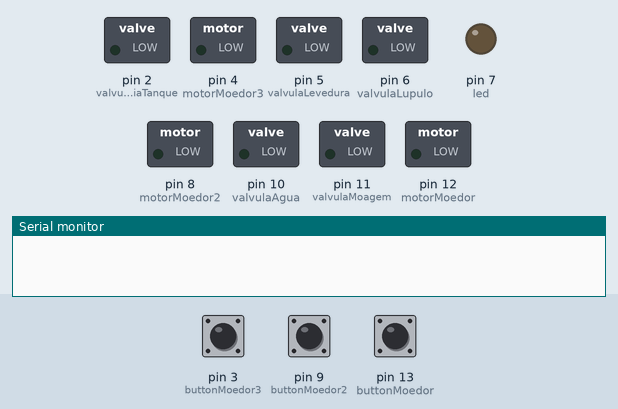
A sketch run on a simulated Arduino Uno, built with avr-gcc and run on an emulated ATmega328P. On the bench: switched loads named in the sketch (green lamp = pin HIGH), output pins drawn as LEDs (lit = HIGH), the last lines printed to the serial monitor. Inputs (shaded band) come from the test bench; at power-on: pin 9 (buttonMoedor2) LOW, pin 3 (buttonMoedor3) LOW, pin 13 (buttonMoedor) LOW. Pins used as bus, display or sensor lines are not drawn.

Above: at 1.2 s.
1.3 s: pin 9 (buttonMoedor2) pulled HIGH for 0.15 s
At 2.06 s:
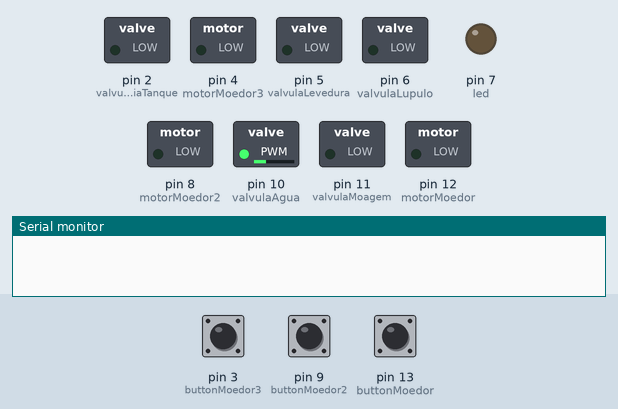
At 4.0 s:
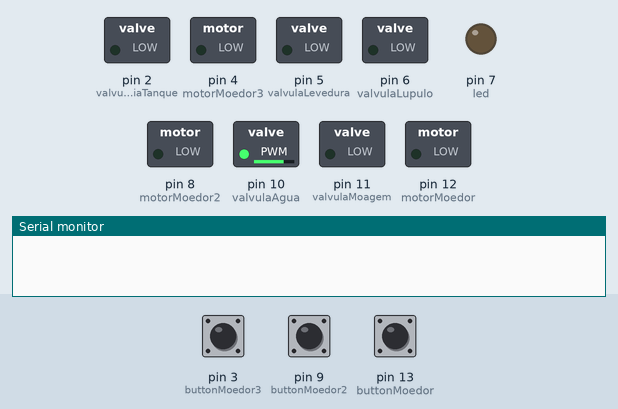
4.3 s: pin 3 (buttonMoedor3) pulled HIGH for 3.2 s
At 10.6 s:
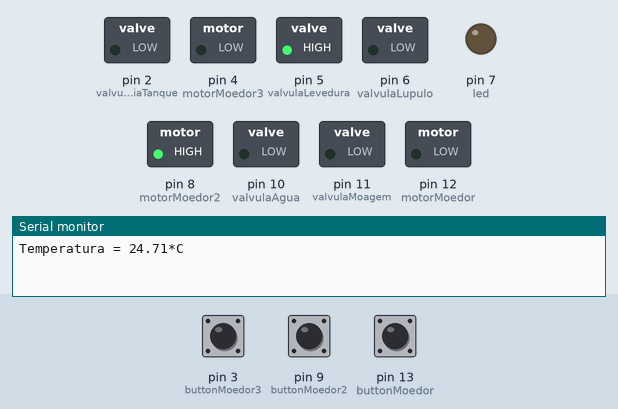
Timing chart, 0 to 18.7 s (numbered marks = the images above; inputs shaded):
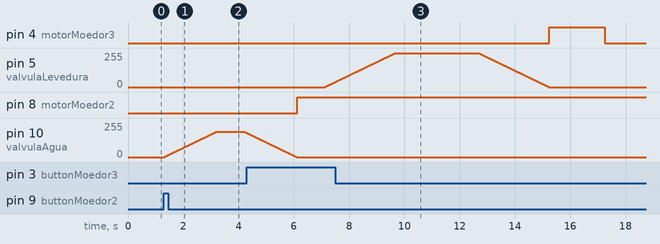

The sketch:

arduino_cervejaria_processo1.ino
```cpp
float temp;
int tempPin = 0;

int led = 7;

const int motorMoedor = 12;
const int buttonMoedor = 13;
const int valvulaMoagem = 11;

const int buttonMoedor2= 9;
const int valvulaAgua = 10;
const int motorMoedor2 = 8;
const int valvulaLupulo = 6;
const int valvulaEsviaTanque = 2;

const int buttonMoedor3= 3;
const int motorMoedor3 = 4;
const int valvulaLevedura = 5;
const int valvulaEsviaUltimoTanque = 1;

int buttonState = 0;
int buttonState2 = 0;
int buttonState3 = 0;

void setup(){

	pinMode(buttonMoedor, INPUT);
	pinMode(motorMoedor, OUTPUT);
    pinMode(motorMoedor2, OUTPUT);
    pinMode(motorMoedor3, OUTPUT);
	pinMode(valvulaMoagem, OUTPUT);
  	pinMode(valvulaAgua, OUTPUT);
  	pinMode(valvulaLupulo, OUTPUT);
  	pinMode(valvulaEsviaTanque, OUTPUT);
    pinMode(valvulaLevedura, OUTPUT);
  	pinMode(valvulaEsviaUltimoTanque, OUTPUT);

  Serial.begin(9600);

  	pinMode(led, OUTPUT);
}

void loop() {

  Moedor();
  Agua_Moedor();
  Levedura_Misturador();

}


void Moedor(){

  buttonState = digitalRead(buttonMoedor);		//lê o pino 13

  if (buttonState == HIGH){

    digitalWrite(motorMoedor, HIGH);		//Liga o motor do Moedor se o estado do botão for 1.

    delay(6000);		//Moe por 6 segundos

    digitalWrite(motorMoedor, LOW);		//para o motor do moedor

    for (int i=0; i<190; i++){		//de 0 a 255 usei 190 para simbolizar uma abertura de 90 graus
      analogWrite(valvulaMoagem, i);		//atualiza a posição do motor para posição i
      delay(10);		//velocidade em que vemos a mudança de posição do motor
    }

    delay(3000);		//tempo que a valvula fica aberta para expulsar os residos moidos

    for (int i=190; i>=0; i--){
      analogWrite(valvulaMoagem, i);		//fechamento do moedor
      delay(10);
    }
  }

  else {
    digitalWrite(motorMoedor, LOW);		//Mantem o loop desligado enquanto o estado do botão for 0.
  }


}


void Agua_Moedor(){

  buttonState2 = digitalRead(buttonMoedor2);

   if (buttonState2 == HIGH){


     for (int x=0; x<190; x++){		//de 0 a 255 usei 190 para simbolizar uma abertura de 90 graus
        analogWrite(valvulaAgua, x);		//atualiza a posição do motor para posição i
        delay(10);		//velocidade em que vemos a mudança de posição do motor
      }

      delay(1000);		//tempo que a valvula fica aberta para expulsar os residos moidos

      for (int x=190; x>=0; x--){
        analogWrite(valvulaAgua, x);		//fechamento do moedor
        delay(10);
      }


        digitalWrite(motorMoedor2,HIGH);
        //delay(3000);						//liga o misturador por 6 segudos
       // digitalWrite(motorMoedor2,LOW);


  		temp = analogRead(tempPin);

  		float tensao = temp*5;
  		tensao/=1024;

  		float temperaturaC = (tensao-0.5)*100;

       Serial.print("Temperatura = ");
       Serial.print(temperaturaC);
       Serial.print("*C");
       Serial.println();
       delay(1000);

     if(temperaturaC >= 59 && temperaturaC <= 61){		//deixando a temperatura em aproximadamente 60 graus

         digitalWrite(led, HIGH);

         for (int y=0; y<255; y++){		//de 0 a 255 usei 190 para simbolizar uma abertura de 90 graus
        	analogWrite(valvulaLupulo, y);		//atualiza a posição do motor para posição i
        	delay(10);		//velocidade em que vemos a mudança de posição do motor
      	 }

      	delay(3000);		//tempo que a valvula fica aberta para expulsar os residos

        for (int y=255; y>=0; y--){
           analogWrite(valvulaLupulo, y);		//fechamento
           delay(10);
        }

       delay(3000);		//tempo em que o moedor ficara girando

       digitalWrite(motorMoedor2,LOW);

       delay(3000);		//tempo para resfriar a mistura

   	   for (int w=0; w<256; w++){		//de 0 a 255 usei 190 para simbolizar uma abertura de 90 graus
        	analogWrite(valvulaEsviaTanque, w);		//atualiza a posição do motor para posição i
        	delay(10);		//velocidade em que vemos a mudança de posição do motor
      	 }

      	delay(3000);		//tempo que a valvula fica aberta para expulsar os residos

        for (int w=255; w>=0; w--){
           analogWrite(valvulaEsviaTanque, w);		//fechamento
           delay(10);
        }
     }

     else{
     	 digitalWrite(led, LOW);
     }


   }

}


void Levedura_Misturador(){

 	buttonState3 = digitalRead(buttonMoedor3);

   if (buttonState3 == HIGH){


     for (int x=0; x<256; x++){		//de 0 a 255 usei 190 para simbolizar uma abertura de 90 graus
        analogWrite(valvulaLevedura, x);		//atualiza a posição do motor para posição i
        delay(10);		//velocidade em que vemos a mudança de posição do motor
      }

      delay(3000);		//tempo que a valvula fica aberta para expulsar os residos

      for (int x=255; x>=0; x--){
        analogWrite(valvulaLevedura, x);		//fechamento
        delay(10);
      }


        digitalWrite(motorMoedor3,HIGH);
        delay(2000);						//liga o misturador por 6 segudos
        digitalWrite(motorMoedor3,LOW);


     delay(4000);//espera de FERMENTAÇÃO


     for (int v=0; v<256; v++){		//de 0 a 256 usei 190 para simbolizar uma abertura de 90 graus
        analogWrite(valvulaEsviaUltimoTanque, v);		//atualiza a posição do motor para posição i
        delay(10);		//velocidade em que vemos a mudança de posição do motor
      }

      delay(3000);		//tempo que a valvula fica aberta para expulsar os residos

      for (int v=255; v>=0; v--){
        analogWrite(valvulaEsviaUltimoTanque, v);		//fechamento
        delay(10);
      }


}
}
```

Measured:
- after the input at 1.3 s, pin 10 (valvulaAgua): rises from 0/255 to 190/255 in 2.9 s, then falls to 181/255 in 0.09 s
- after the input at 4.3 s, pin 4 (motorMoedor3): LOW → HIGH after 10.9 s, → LOW 2.0 s later; pin 5 (valvulaLevedura): rises from 0/255 to 255/255 in 2.5 s, then falls to 0/255 in 5.6 s
